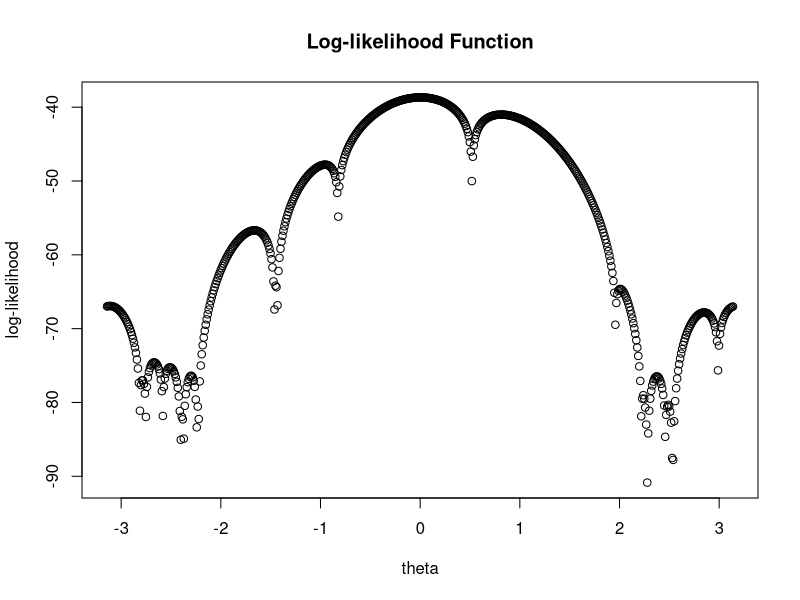

Here is the R script that generated this plot:
x2 <- c(3.91, 4.85, 2.28, 4.06, 3.70, 4.04, 5.46, 3.53, 2.28, 1.96,
       2.53, 3.88, 2.22, 3.47, 4.82, 2.46, 2.99, 2.54, 0.52)

## lodaing package
library(ggplot2)

## Problem 2.a loglikelihood
Theta_value2 <- seq(-pi, pi, by=0.01)

loglik2 <- function(theta){
  # theta : location
  # x : a vector with samples
  x2 <- c(3.91, 4.85, 2.28, 4.06, 3.70, 4.04, 5.46, 3.53, 2.28, 1.96,
          2.53, 3.88, 2.22, 3.47, 4.82, 2.46, 2.99, 2.54, 0.52)
  n <- length(x2)
  term <- 0
  for(i in 1:n){
    term <- term + log(1-cos(x2[i]-theta))
  }
  ll <- -2*n*log(pi)+ term
  ll
}

LogLik_plot2 <- sapply(Theta_value2, function(theta) loglik2(theta))
# df <- data.frame(Theta_value, LogLik_plot)
# g <- ggplot(df, aes(Theta_value, LogLik_plot))
# plot log-likelihood
plot(Theta_value2, LogLik_plot2,xlab = "theta",ylab = "log-likelihood",
     main = "Log-likelihood Function")
#---test---#
#likelihood <- function(theta){
#  x2 <- c(3.91, 4.85, 2.28, 4.06, 3.70, 4.04, 5.46, 3.53, 2.28, 1.96,
#          2.53, 3.88, 2.22, 3.47, 4.82, 2.46, 2.99, 2.54, 0.52)
#  n <- length(x2)
#  L1 <- 1
#  for(i in 1:n){
#    L1 <- L1*(1-cos(x2[i]-theta))/(2*pi)
#  }
#  L1
#}
#Lik_plot2 <- sapply(Theta_value2, function(theta) likelihood(theta))
#plot(Theta_value2, Lik_plot2,xlab = "theta",ylab = "likelihood",
#     main = "Likelihood Function")
#results <- log(Lik_plot2)
#plot(Theta_value2, results)


## Problem 2.b method-of-moments estimator
theta_moment <- asin(mean(x2)-pi)

## Problem 2.c Newton-Raphson with method-of-moments estimator
ObjectFun2 <- function(theta){
  -1*loglik2(theta)  #nlminb is finding minimum value, then multiply by -1
}
results_c <- nlminb(theta_moment,ObjectFun2)

## Problem 2.d different start points -2.7 and 2.7
StartPoints2 <- c(-2.7, 2.7)
results_d <- sapply(StartPoints2, function(x0) nlminb(x0,ObjectFun2))

## Problem 2.e 200 equally spaced starting values between -?? and ??
StartPoints3 <- seq(-pi,pi,length.out = 200)
results_e <- sapply(StartPoints3, function(x0) nlminb(x0,ObjectFun2))
# Partition the values into sets of attraction, That is, divide the set 
# of starting values into separate groups, with each group corresponding 
# to a separate unique outcome of the optimization.

